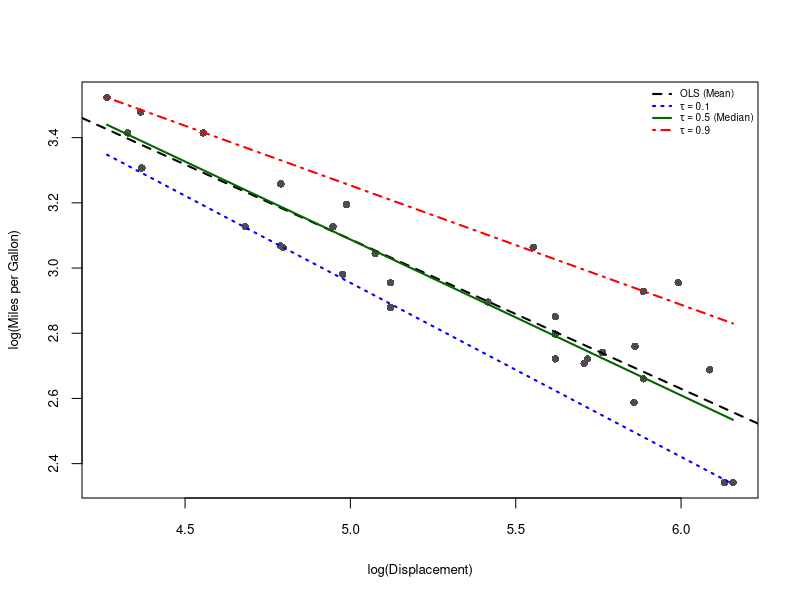
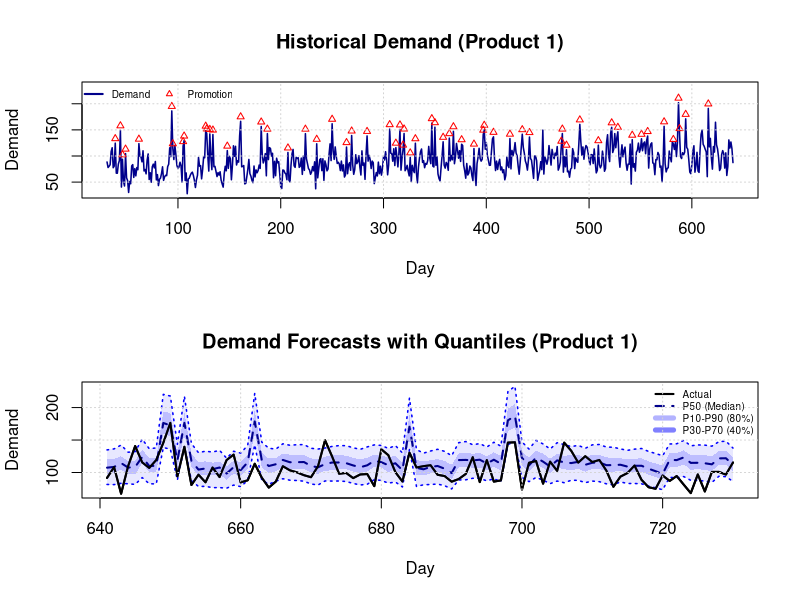
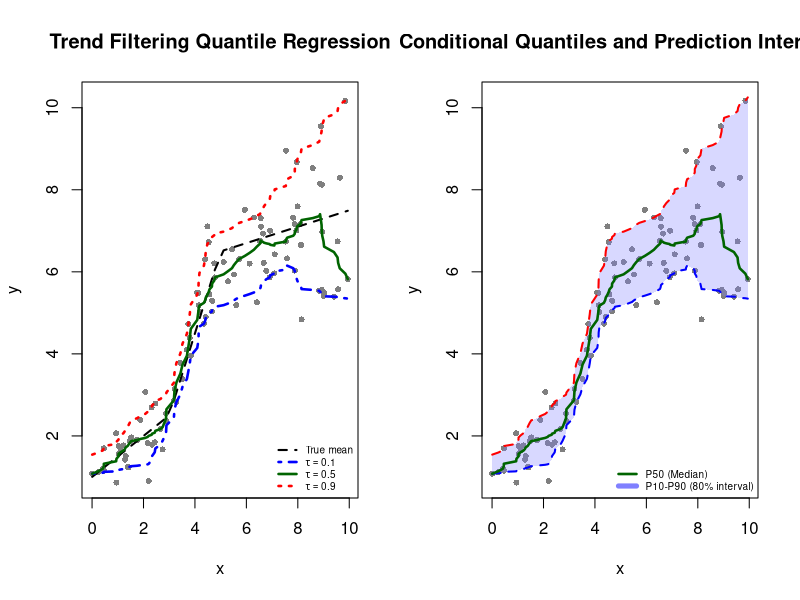

Generate these figures, in order, with R:
## ---- chunk 1
#| cache: true
#| echo: true

# Define the check loss (pinball loss) function
check_loss <- function(u, tau) {
    # rho_tau(u) = u * (tau - I(u < 0))
    u * (tau - (u < 0))
}

# Objective function: sum of check losses for quantile regression
quantile_objective <- function(beta, X, y, tau) {
    y_pred <- X %*% beta
    residuals <- y - y_pred
    sum(check_loss(residuals, tau))
}

# Prepare data
X <- cbind(1, log(mtcars$disp)) # Design matrix with intercept
y <- log(mtcars$mpg)
## ---- chunk 2
#| cache: true
#| fig-cap: "Quantile regression on mtcars dataset. The relationship between engine displacement and fuel efficiency varies across quantiles."
#| label: fig-plot-mtcars

# Fit quantile regression models using optim()
quantiles <- c(0.1, 0.5, 0.9)
results <- list()

for (tau in quantiles) {
    # Initial values (use OLS estimates as starting point)
    ols_fit <- lm(log(mpg) ~ log(disp), data = mtcars)
    beta_init <- coef(ols_fit)

    # Optimize using BFGS (quasi-Newton method)
    # The check loss is non-differentiable at zero, so BFGS, which assumes a
    # smooth objective, only approximates the minimum
    optim_result <- optim(
        par = beta_init,
        fn = quantile_objective,
        X = X,
        y = y,
        tau = tau,
        method = "BFGS"
    )

    results[[as.character(tau)]] <- list(
        coefficients = optim_result$par,
        value = optim_result$value,
        convergence = optim_result$convergence
    )
}

# Also fit OLS for comparison
ols_model <- lm(log(mpg) ~ log(disp), data = mtcars)

# Create visualization
plot(log(mtcars$disp), log(mtcars$mpg),
    pch = 16, col = "gray30",
    xlab = "log(Displacement)",
    ylab = "log(Miles per Gallon)", cex.lab = 0.8, cex.axis = 0.8, cex.main = 0.8
)

# Add regression lines
disp_range <- seq(min(log(mtcars$disp)), max(log(mtcars$disp)), length.out = 100)

# OLS line
abline(ols_model, col = "black", lwd = 2, lty = 2)

# Quantile regression lines
colors <- c("blue", "darkgreen", "red")
for (i in seq_along(quantiles)) {
    tau <- quantiles[i]
    beta <- results[[as.character(tau)]]$coefficients
    # Predicted values: y = beta_0 + beta_1 * x
    pred <- beta[1] + beta[2] * disp_range
    lines(disp_range, pred, col = colors[i], lwd = 2, lty = c(3, 1, 4)[i])
}

# Add legend
legend("topright",
    legend = c(
        "OLS (Mean)",
        expression(tau == 0.1),
        expression(tau == 0.5 ~ "(Median)"),
        expression(tau == 0.9)
    ),
    col = c("black", colors), lty = c(2, 3, 1, 4),
    lwd = 2, bg = "white", bty = "n", cex = 0.6
)
## ---- chunk 3
#| label: tbl-quantile-regression-results
#| tbl-cap: "Quantile regression results."
results_table <- data.frame(
    Model = c(sprintf("Quantile tau = %.1f", quantiles), "OLS (Mean)"),
    Intercept = sprintf("%.4f", c(sapply(results, function(r) r$coefficients[1]), coef(ols_model)[1])),
    Slope = sprintf("%.4f", c(sapply(results, function(r) r$coefficients[2]), coef(ols_model)[2]))
)
knitr::kable(results_table, row.names = FALSE)
## ---- chunk 4
#| label: fig-demand-forecast
#| cache: true
#| warning: false
#| message: false
#| fig-cap: "Demand forecasting with linear quantile regression. Top: Historical demand with trend and seasonality. Bottom: Out-of-sample forecasts showing P10, P50, P90 quantiles (fan chart)."
#| fig-width: 5.5
#| fig-height: 4.4

# Load required libraries
library(quantreg) # For quantile regression
library(ggplot2)
library(dplyr)
library(tidyr)

# Set seed for reproducibility
set.seed(42)

# Generate synthetic demand data for multiple products
generate_demand_data <- function(n_days = 365 * 2, n_products = 5) {
    days <- 1:n_days

    # Create data frame
    data_list <- lapply(1:n_products, function(p) {
        # Base parameters varying by product
        base_demand <- 50 + p * 20
        trend <- 0.05 * p

        # Seasonal components
        weekly_pattern <- 10 * sin(2 * pi * days / 7 + p)
        monthly_pattern <- 15 * sin(2 * pi * days / 30.5 + p * 0.5)

        # Promotional effect (random promotions)
        promo <- rbinom(n_days, 1, 0.1) # 10% of days have promotions
        promo_effect <- promo * (30 + 20 * p)

        # Trend + seasonality + promotions + noise
        mu <- base_demand + trend * days + weekly_pattern + monthly_pattern + promo_effect

        # Heteroskedastic noise (variance increases with demand)
        sigma <- 5 + 0.1 * mu
        demand <- pmax(0, rnorm(n_days, mu, sigma)) # Demand can't be negative

        data.frame(
            product = paste0("Product_", p),
            day = days,
            demand = demand,
            promo = promo,
            day_of_week = (days %% 7) + 1,
            day_of_month = ((days - 1) %% 30) + 1
        )
    })

    do.call(rbind, data_list)
}

# Generate data
demand_data <- generate_demand_data(n_days = 365 * 2, n_products = 3)

# Create lagged features
demand_data <- demand_data %>%
    group_by(product) %>%
    arrange(day) %>%
    mutate(
        lag_1 = lag(demand, 1, default = NA),
        lag_7 = lag(demand, 7, default = NA),
        lag_30 = lag(demand, 30, default = NA)
    ) %>%
    ungroup() %>%
    filter(!is.na(lag_30)) # Remove rows with NA lags

# Train/test split
train_days <- max(demand_data$day) - 90
train_data <- demand_data %>% filter(day <= train_days)
test_data <- demand_data %>% filter(day > train_days)

# Quantile regression for multiple quantiles
quantiles <- c(0.1, 0.3, 0.5, 0.7, 0.9)
models <- list()

for (q in quantiles) {
    models[[as.character(q)]] <- rq(
        demand ~ product + day + promo + day_of_week + day_of_month +
            lag_1 + lag_7 + lag_30,
        tau = q,
        data = train_data
    )
}

# Generate predictions for test set
predictions <- test_data
for (q in quantiles) {
    col_name <- paste0("q_", gsub("\\.", "", sprintf("%.2f", q)))
    predictions[[col_name]] <- predict(models[[as.character(q)]], newdata = test_data)
}

# Calculate prediction intervals and coverage
predictions <- predictions %>%
    mutate(
        in_80_interval = (demand >= q_010 & demand <= q_090),
        in_40_interval = (demand >= q_030 & demand <= q_070)
    )

# Calculate metrics
coverage_80 <- mean(predictions$in_80_interval, na.rm = TRUE)
coverage_40 <- mean(predictions$in_40_interval, na.rm = TRUE)
mae_median <- mean(abs(predictions$demand - predictions$q_050), na.rm = TRUE)

# Visualization
par(mfrow = c(2, 1))

# Plot 1: Training data for one product
product_1_train <- train_data %>% filter(product == "Product_1")
rng <- range(product_1_train$demand)
plot(product_1_train$day, product_1_train$demand,
    type = "l", lwd = 1.5, col = "darkblue",
    xlab = "Day", ylab = "Demand",
    ylim = c(rng[1], rng[2] + 0.18 * diff(rng)),
    main = "Historical Demand (Product 1)"
)
points(product_1_train$day[product_1_train$promo == 1],
    product_1_train$demand[product_1_train$promo == 1] + 0.05 * diff(rng),
    col = "red", pch = 2, cex = 0.7
)
legend("topleft",
    legend = c("Demand", "Promotion"),
    col = c("darkblue", "red"), lwd = c(2, NA), pch = c(NA, 2), horiz = TRUE,
    bty = "n", cex = 0.6
)
grid()

# Plot 2: Forecasts with quantiles (fan chart)
product_1_test <- predictions %>% filter(product == "Product_1")
plot(product_1_test$day, product_1_test$demand,
    type = "l", lwd = 2, col = "black",
    xlab = "Day", ylab = "Demand",
    main = "Demand Forecasts with Quantiles (Product 1)",
    ylim = range(c(product_1_test$q_010, product_1_test$q_090, product_1_test$demand))
)

# Add prediction intervals
polygon(c(product_1_test$day, rev(product_1_test$day)),
    c(product_1_test$q_010, rev(product_1_test$q_090)),
    col = rgb(0.7, 0.7, 1, 0.3), border = NA
)
polygon(c(product_1_test$day, rev(product_1_test$day)),
    c(product_1_test$q_030, rev(product_1_test$q_070)),
    col = rgb(0.5, 0.5, 1, 0.4), border = NA
)

# Add quantile lines
lines(product_1_test$day, product_1_test$q_010, col = "blue", lty = 3, lwd = 1.5)
lines(product_1_test$day, product_1_test$q_050, col = "darkblue", lty = 2, lwd = 2)
lines(product_1_test$day, product_1_test$q_090, col = "blue", lty = 3, lwd = 1.5)

# Actual demand
lines(product_1_test$day, product_1_test$demand, col = "black", lwd = 2)

legend("topright",
    legend = c("Actual", "P50 (Median)", "P10-P90 (80%)", "P30-P70 (40%)"),
    col = c("black", "darkblue", rgb(0.7, 0.7, 1), rgb(0.5, 0.5, 1)),
    lwd = c(2, 2, 5, 5), lty = c(1, 2, 1, 1),
    bty = "n", cex = 0.6
)
grid()
par(mfrow = c(1, 1))
## ---- chunk 5
#| cache: true
#| warning: false
#| label: fig-trend-filtering-quantile
#| fig-cap: "Nonlinear quantile regression via trend filtering at $\\tau=0.1,0.5,0.9$. Each fit is piecewise linear with few changes of slope."
#| fig-width: 5.5
#| fig-height: 2.4

# Set seed for reproducibility
set.seed(123)

# Generate nonlinear synthetic data with heteroskedasticity
n <- 100
x <- sort(runif(n, 0, 10))

# True function with different regimes
f_true <- ifelse(x < 3, 1 + 0.5 * x,
    ifelse(x < 5, 2.5 + 2 * (x - 3),
        6.5 + 0.2 * (x - 5)
    )
)

# Heteroskedastic noise that increases with x
sigma <- 0.3 + 0.1 * x
y <- f_true + rnorm(n, 0, sigma)

# Define second-order difference operator
D2 <- function(n) {
    D <- matrix(0, n - 2, n)
    for (i in 1:(n - 2)) {
        D[i, i:(i + 2)] <- c(1, -2, 1)
    }
    return(D)
}

# Exact trend filtering fit as a quantile regression linear program
library(quantreg)
trend_filter <- function(y, lambda, tau, D) {
    n <- length(y)
    as.numeric(rq.fit(rbind(diag(n), lambda * D, -lambda * D),
        c(y, rep(0, 2 * (n - 2))), tau = tau)$coefficients)
}

quantiles <- c(0.1, 0.5, 0.9)
lambda <- 2.0 # Smoothing parameter
D <- D2(n)

results_tf <- list()
for (tau in quantiles) {
    results_tf[[as.character(tau)]] <- trend_filter(y, lambda, tau, D)
}

# Visualization
par(mfrow = c(1, 2))

# Left panel: Data and trend filtering estimates
plot(x, y,
    pch = 16, col = "gray50", cex = 0.8,
    xlab = "x", ylab = "y", ylim = range(c(y, unlist(results_tf))),
    main = "Trend Filtering Quantile Regression"
)

# True function
lines(x, f_true, col = "black", lwd = 2, lty = 2)

# Quantile estimates
colors <- c("blue", "darkgreen", "red")
for (i in seq_along(quantiles)) {
    tau <- quantiles[i]
    lines(x, results_tf[[as.character(tau)]],
        col = colors[i], lwd = 2.5, lty = c(4, 1, 3)[i]
    )
}

legend("bottomright",
    legend = expression("True mean", tau == 0.1, tau == 0.5, tau == 0.9),
    col = c("black", colors),
    lty = c(2, 4, 1, 3),
    lwd = c(2, 2.5, 2.5, 2.5),
    bg = "white",
    bty = "n",
    cex = 0.6
)

# Right panel: Uncertainty quantification
plot(x, y,
    pch = 16, col = "gray50", cex = 0.8,
    xlab = "x", ylab = "y", ylim = range(c(y, unlist(results_tf))),
    main = "Conditional Quantiles and Prediction Intervals"
)

# Fill prediction intervals
polygon(c(x, rev(x)),
    c(results_tf[["0.1"]], rev(results_tf[["0.9"]])),
    col = rgb(0.5, 0.5, 1, 0.3), border = NA
)

# Quantile curves
lines(x, results_tf[["0.1"]], col = "blue", lwd = 2, lty = 2)
lines(x, results_tf[["0.5"]], col = "darkgreen", lwd = 2.5)
lines(x, results_tf[["0.9"]], col = "red", lwd = 2, lty = 2)

legend("bottomright",
    legend = c("P50 (Median)", "P10-P90 (80% interval)"),
    col = c("darkgreen", rgb(0.5, 0.5, 1)),
    lwd = c(2.5, 5),
    bg = "white",
    bty = "n",
    cex = 0.6
)
par(mfrow = c(1, 1))
